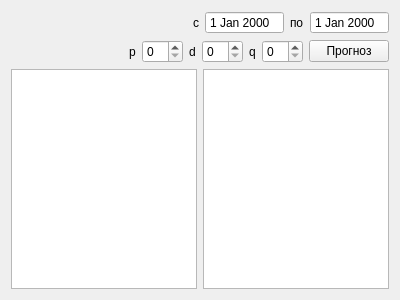
<?xml version="1.0" encoding="UTF-8"?>
<ui version="4.0">
 <class>IngrForm</class>
 <widget class="QWidget" name="IngrForm">
  <property name="geometry">
   <rect>
    <x>0</x>
    <y>0</y>
    <width>400</width>
    <height>300</height>
   </rect>
  </property>
  <property name="windowTitle">
   <string>Form</string>
  </property>
  <layout class="QVBoxLayout" name="verticalLayout">
   <item>
    <layout class="QHBoxLayout" name="horizontalLayout_2">
     <item>
      <spacer name="horizontalSpacer">
       <property name="orientation">
        <enum>Qt::Horizontal</enum>
       </property>
       <property name="sizeHint" stdset="0">
        <size>
         <width>40</width>
         <height>20</height>
        </size>
       </property>
      </spacer>
     </item>
     <item>
      <widget class="QLabel" name="label_2">
       <property name="text">
        <string>с</string>
       </property>
      </widget>
     </item>
     <item>
      <widget class="QDateEdit" name="dateFrom">
       <property name="buttonSymbols">
        <enum>QAbstractSpinBox::NoButtons</enum>
       </property>
      </widget>
     </item>
     <item>
      <widget class="QLabel" name="label_3">
       <property name="text">
        <string>по</string>
       </property>
      </widget>
     </item>
     <item>
      <widget class="QDateEdit" name="dateTo">
       <property name="buttonSymbols">
        <enum>QAbstractSpinBox::NoButtons</enum>
       </property>
      </widget>
     </item>
    </layout>
   </item>
   <item>
    <layout class="QHBoxLayout" name="horizontalLayout_3">
     <item>
      <spacer name="horizontalSpacer_2">
       <property name="orientation">
        <enum>Qt::Horizontal</enum>
       </property>
       <property name="sizeHint" stdset="0">
        <size>
         <width>40</width>
         <height>20</height>
        </size>
       </property>
      </spacer>
     </item>
     <item>
      <widget class="QLabel" name="label_4">
       <property name="text">
        <string>p</string>
       </property>
      </widget>
     </item>
     <item>
      <widget class="QSpinBox" name="sbP"/>
     </item>
     <item>
      <widget class="QLabel" name="label_5">
       <property name="text">
        <string>d</string>
       </property>
      </widget>
     </item>
     <item>
      <widget class="QSpinBox" name="sbD"/>
     </item>
     <item>
      <widget class="QLabel" name="label_6">
       <property name="text">
        <string>q</string>
       </property>
      </widget>
     </item>
     <item>
      <widget class="QSpinBox" name="sbQ"/>
     </item>
     <item>
      <widget class="QPushButton" name="pbForecast">
       <property name="text">
        <string>Прогноз</string>
       </property>
      </widget>
     </item>
    </layout>
   </item>
   <item>
    <layout class="QHBoxLayout" name="horizontalLayout">
     <item>
      <widget class="QTableView" name="tableView"/>
     </item>
     <item>
      <widget class="QTableView" name="forecastView"/>
     </item>
    </layout>
   </item>
  </layout>
 </widget>
 <resources/>
 <connections/>
</ui>
